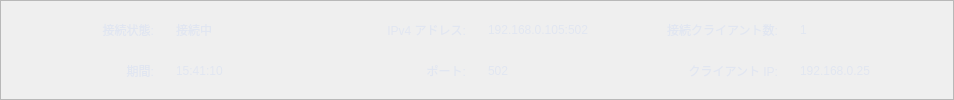
           <widget class="QFrame" name="frame_57">
            <property name="frameShape">
             <enum>QFrame::StyledPanel</enum>
            </property>
            <property name="frameShadow">
             <enum>QFrame::Raised</enum>
            </property>
            <layout class="QGridLayout" name="gridLayout_46">
             <item row="0" column="4">
              <widget class="QLabel" name="label_yesr_3">
               <property name="minimumSize">
                <size>
                 <width>150</width>
                 <height>35</height>
                </size>
               </property>
               <property name="maximumSize">
                <size>
                 <width>150</width>
                 <height>35</height>
                </size>
               </property>
               <property name="mouseTracking">
                <bool>false</bool>
               </property>
               <property name="layoutDirection">
                <enum>Qt::LeftToRight</enum>
               </property>
               <property name="styleSheet">
                <string notr="true">font: 12px bold italic large &quot;游ゴシック&quot;;
color: rgb(225, 230, 241);
padding-left:5px;
</string>
               </property>
               <property name="text">
                <string>192.168.0.105:502</string>
               </property>
               <property name="alignment">
                <set>Qt::AlignLeading|Qt::AlignLeft|Qt::AlignVCenter</set>
               </property>
               <property name="margin">
                <number>0</number>
               </property>
              </widget>
             </item>
             <item row="0" column="2">
              <widget class="QLabel" name="label_yesr_2">
               <property name="minimumSize">
                <size>
                 <width>150</width>
                 <height>35</height>
                </size>
               </property>
               <property name="maximumSize">
                <size>
                 <width>150</width>
                 <height>35</height>
                </size>
               </property>
               <property name="mouseTracking">
                <bool>false</bool>
               </property>
               <property name="layoutDirection">
                <enum>Qt::LeftToRight</enum>
               </property>
               <property name="styleSheet">
                <string notr="true">font: 12px bold italic large &quot;游ゴシック&quot;;
color: rgb(225, 230, 241);
padding-right:5px;</string>
               </property>
               <property name="text">
                <string>IPv4 アドレス:</string>
               </property>
               <property name="alignment">
                <set>Qt::AlignRight|Qt::AlignTrailing|Qt::AlignVCenter</set>
               </property>
               <property name="margin">
                <number>0</number>
               </property>
              </widget>
             </item>
             <item row="1" column="0">
              <widget class="QLabel" name="label_yesr_24">
               <property name="minimumSize">
                <size>
                 <width>150</width>
                 <height>35</height>
                </size>
               </property>
               <property name="maximumSize">
                <size>
                 <width>150</width>
                 <height>35</height>
                </size>
               </property>
               <property name="mouseTracking">
                <bool>false</bool>
               </property>
               <property name="layoutDirection">
                <enum>Qt::LeftToRight</enum>
               </property>
               <property name="styleSheet">
                <string notr="true">font: 12px bold italic large &quot;游ゴシック&quot;;
color: rgb(225, 230, 241);
padding-right:5px;</string>
               </property>
               <property name="text">
                <string>期間:</string>
               </property>
               <property name="alignment">
                <set>Qt::AlignRight|Qt::AlignTrailing|Qt::AlignVCenter</set>
               </property>
               <property name="margin">
                <number>0</number>
               </property>
              </widget>
             </item>
             <item row="1" column="2">
              <widget class="QLabel" name="label_yesr_4">
               <property name="minimumSize">
                <size>
                 <width>150</width>
                 <height>35</height>
                </size>
               </property>
               <property name="maximumSize">
                <size>
                 <width>150</width>
                 <height>35</height>
                </size>
               </property>
               <property name="mouseTracking">
                <bool>false</bool>
               </property>
               <property name="layoutDirection">
                <enum>Qt::LeftToRight</enum>
               </property>
               <property name="styleSheet">
                <string notr="true">font: 12px bold italic large &quot;游ゴシック&quot;;
color: rgb(225, 230, 241);
padding-right:5px;</string>
               </property>
               <property name="text">
                <string>ポート:</string>
               </property>
               <property name="alignment">
                <set>Qt::AlignRight|Qt::AlignTrailing|Qt::AlignVCenter</set>
               </property>
               <property name="margin">
                <number>0</number>
               </property>
              </widget>
             </item>
             <item row="1" column="8">
              <widget class="QLabel" name="label_yesr_26">
               <property name="minimumSize">
                <size>
                 <width>150</width>
                 <height>35</height>
                </size>
               </property>
               <property name="maximumSize">
                <size>
                 <width>150</width>
                 <height>35</height>
                </size>
               </property>
               <property name="mouseTracking">
                <bool>false</bool>
               </property>
               <property name="layoutDirection">
                <enum>Qt::LeftToRight</enum>
               </property>
               <property name="styleSheet">
                <string notr="true">font: 12px bold italic large &quot;游ゴシック&quot;;
color: rgb(225, 230, 241);
padding-left:5px;</string>
               </property>
               <property name="text">
                <string>192.168.0.25</string>
               </property>
               <property name="alignment">
                <set>Qt::AlignLeading|Qt::AlignLeft|Qt::AlignVCenter</set>
               </property>
               <property name="margin">
                <number>0</number>
               </property>
              </widget>
             </item>
             <item row="1" column="4">
              <widget class="QLabel" name="label_yesr_6">
               <property name="minimumSize">
                <size>
                 <width>150</width>
                 <height>35</height>
                </size>
               </property>
               <property name="maximumSize">
                <size>
                 <width>150</width>
                 <height>35</height>
                </size>
               </property>
               <property name="mouseTracking">
                <bool>false</bool>
               </property>
               <property name="layoutDirection">
                <enum>Qt::LeftToRight</enum>
               </property>
               <property name="styleSheet">
                <string notr="true">font: 12px bold italic large &quot;游ゴシック&quot;;
color: rgb(225, 230, 241);
padding-left:5px;</string>
               </property>
               <property name="text">
                <string>502</string>
               </property>
               <property name="alignment">
                <set>Qt::AlignLeading|Qt::AlignLeft|Qt::AlignVCenter</set>
               </property>
               <property name="margin">
                <number>0</number>
               </property>
              </widget>
             </item>
             <item row="0" column="8">
              <widget class="QLabel" name="label_yesr_15">
               <property name="minimumSize">
                <size>
                 <width>150</width>
                 <height>35</height>
                </size>
               </property>
               <property name="maximumSize">
                <size>
                 <width>150</width>
                 <height>35</height>
                </size>
               </property>
               <property name="mouseTracking">
                <bool>false</bool>
               </property>
               <property name="layoutDirection">
                <enum>Qt::LeftToRight</enum>
               </property>
               <property name="styleSheet">
                <string notr="true">font: 12px bold italic large &quot;游ゴシック&quot;;
color: rgb(225, 230, 241);
padding-left:5px;</string>
               </property>
               <property name="text">
                <string>1</string>
               </property>
               <property name="alignment">
                <set>Qt::AlignLeading|Qt::AlignLeft|Qt::AlignVCenter</set>
               </property>
               <property name="margin">
                <number>0</number>
               </property>
              </widget>
             </item>
             <item row="0" column="1">
              <widget class="QLabel" name="label_yesr_12">
               <property name="minimumSize">
                <size>
                 <width>150</width>
                 <height>35</height>
                </size>
               </property>
               <property name="maximumSize">
                <size>
                 <width>150</width>
                 <height>35</height>
                </size>
               </property>
               <property name="mouseTracking">
                <bool>false</bool>
               </property>
               <property name="layoutDirection">
                <enum>Qt::LeftToRight</enum>
               </property>
               <property name="styleSheet">
                <string notr="true">font: 12px bold italic large &quot;游ゴシック&quot;;
color: rgb(225, 230, 241);
padding-left:5px;</string>
               </property>
               <property name="text">
                <string>接続中</string>
               </property>
               <property name="alignment">
                <set>Qt::AlignLeading|Qt::AlignLeft|Qt::AlignVCenter</set>
               </property>
               <property name="margin">
                <number>0</number>
               </property>
              </widget>
             </item>
             <item row="1" column="7">
              <widget class="QLabel" name="label_yesr_14">
               <property name="minimumSize">
                <size>
                 <width>150</width>
                 <height>35</height>
                </size>
               </property>
               <property name="maximumSize">
                <size>
                 <width>150</width>
                 <height>35</height>
                </size>
               </property>
               <property name="mouseTracking">
                <bool>false</bool>
               </property>
               <property name="layoutDirection">
                <enum>Qt::LeftToRight</enum>
               </property>
               <property name="styleSheet">
                <string notr="true">font: 12px bold italic large &quot;游ゴシック&quot;;
color: rgb(225, 230, 241);
padding-right:5px;</string>
               </property>
               <property name="text">
                <string>クライアント IP:</string>
               </property>
               <property name="alignment">
                <set>Qt::AlignRight|Qt::AlignTrailing|Qt::AlignVCenter</set>
               </property>
               <property name="margin">
                <number>0</number>
               </property>
              </widget>
             </item>
             <item row="0" column="7">
              <widget class="QLabel" name="label_yesr_13">
               <property name="minimumSize">
                <size>
                 <width>150</width>
                 <height>35</height>
                </size>
               </property>
               <property name="maximumSize">
                <size>
                 <width>150</width>
                 <height>35</height>
                </size>
               </property>
               <property name="mouseTracking">
                <bool>false</bool>
               </property>
               <property name="layoutDirection">
                <enum>Qt::LeftToRight</enum>
               </property>
               <property name="styleSheet">
                <string notr="true">font: 12px bold italic large &quot;游ゴシック&quot;;
color: rgb(225, 230, 241);
padding-right:5px;</string>
               </property>
               <property name="text">
                <string>接続クライアント数:</string>
               </property>
               <property name="alignment">
                <set>Qt::AlignRight|Qt::AlignTrailing|Qt::AlignVCenter</set>
               </property>
               <property name="margin">
                <number>0</number>
               </property>
              </widget>
             </item>
             <item row="1" column="1">
              <widget class="QLabel" name="label_yesr_25">
               <property name="minimumSize">
                <size>
                 <width>150</width>
                 <height>35</height>
                </size>
               </property>
               <property name="maximumSize">
                <size>
                 <width>150</width>
                 <height>35</height>
                </size>
               </property>
               <property name="mouseTracking">
                <bool>false</bool>
               </property>
               <property name="layoutDirection">
                <enum>Qt::LeftToRight</enum>
               </property>
               <property name="styleSheet">
                <string notr="true">font: 12px bold italic large &quot;游ゴシック&quot;;
color: rgb(225, 230, 241);
padding-left:5px;</string>
               </property>
               <property name="text">
                <string>15:41:10</string>
               </property>
               <property name="alignment">
                <set>Qt::AlignLeading|Qt::AlignLeft|Qt::AlignVCenter</set>
               </property>
               <property name="margin">
                <number>0</number>
               </property>
              </widget>
             </item>
             <item row="0" column="0">
              <widget class="QLabel" name="label_yesr_10">
               <property name="minimumSize">
                <size>
                 <width>150</width>
                 <height>35</height>
                </size>
               </property>
               <property name="maximumSize">
                <size>
                 <width>150</width>
                 <height>35</height>
                </size>
               </property>
               <property name="mouseTracking">
                <bool>false</bool>
               </property>
               <property name="layoutDirection">
                <enum>Qt::LeftToRight</enum>
               </property>
               <property name="styleSheet">
                <string notr="true">font: 12px bold italic large &quot;游ゴシック&quot;;
color: rgb(225, 230, 241);
padding-right:5px;</string>
               </property>
               <property name="text">
                <string>接続状態:</string>
               </property>
               <property name="alignment">
                <set>Qt::AlignRight|Qt::AlignTrailing|Qt::AlignVCenter</set>
               </property>
               <property name="margin">
                <number>0</number>
               </property>
              </widget>
             </item>
            </layout>
           </widget>
